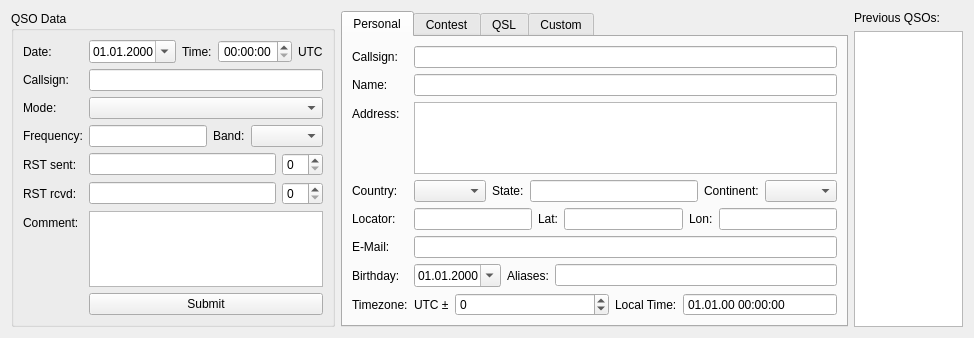
<?xml version="1.0" encoding="UTF-8"?>
<ui version="4.0">
 <class>Logbook::Internal::LogbookEntryWidget</class>
 <widget class="QWidget" name="Logbook::Internal::LogbookEntryWidget">
  <property name="geometry">
   <rect>
    <x>0</x>
    <y>0</y>
    <width>974</width>
    <height>324</height>
   </rect>
  </property>
  <property name="windowTitle">
   <string>Form</string>
  </property>
  <layout class="QHBoxLayout" name="horizontalLayout" stretch="2,3,1">
   <item>
    <widget class="QGroupBox" name="groupBox">
     <property name="title">
      <string>QSO Data</string>
     </property>
     <layout class="QFormLayout" name="formLayout">
      <item row="0" column="0">
       <widget class="QLabel" name="labelDatetime">
        <property name="text">
         <string>Date:</string>
        </property>
        <property name="buddy">
         <cstring>dateTimeEdit_QSO_UTC</cstring>
        </property>
       </widget>
      </item>
      <item row="0" column="1">
       <layout class="QHBoxLayout" name="horizontalLayout_5">
        <item>
         <widget class="QDateTimeEdit" name="dateTimeEdit_QSO_UTC_2">
          <property name="alignment">
           <set>Qt::AlignRight|Qt::AlignTrailing|Qt::AlignVCenter</set>
          </property>
          <property name="displayFormat">
           <string>dd.MM.yyyy</string>
          </property>
          <property name="calendarPopup">
           <bool>true</bool>
          </property>
          <property name="timeSpec">
           <enum>Qt::LocalTime</enum>
          </property>
         </widget>
        </item>
        <item>
         <widget class="QLabel" name="labelDatetime_2">
          <property name="sizePolicy">
           <sizepolicy hsizetype="Maximum" vsizetype="Preferred">
            <horstretch>0</horstretch>
            <verstretch>0</verstretch>
           </sizepolicy>
          </property>
          <property name="text">
           <string>Time:</string>
          </property>
          <property name="buddy">
           <cstring>dateTimeEdit_QSO_UTC</cstring>
          </property>
         </widget>
        </item>
        <item>
         <widget class="QDateTimeEdit" name="dateTimeEdit_QSO_UTC">
          <property name="alignment">
           <set>Qt::AlignRight|Qt::AlignTrailing|Qt::AlignVCenter</set>
          </property>
          <property name="displayFormat">
           <string>HH:mm:ss</string>
          </property>
          <property name="calendarPopup">
           <bool>true</bool>
          </property>
          <property name="timeSpec">
           <enum>Qt::LocalTime</enum>
          </property>
         </widget>
        </item>
        <item>
         <widget class="QLabel" name="label">
          <property name="sizePolicy">
           <sizepolicy hsizetype="Maximum" vsizetype="Preferred">
            <horstretch>0</horstretch>
            <verstretch>0</verstretch>
           </sizepolicy>
          </property>
          <property name="text">
           <string>UTC</string>
          </property>
         </widget>
        </item>
       </layout>
      </item>
      <item row="1" column="0">
       <widget class="QLabel" name="labelCallsign">
        <property name="text">
         <string>Callsign:</string>
        </property>
        <property name="buddy">
         <cstring>lineEdit_QSO_CallsignTo</cstring>
        </property>
       </widget>
      </item>
      <item row="1" column="1">
       <widget class="QLineEdit" name="lineEdit_QSO_CallsignTo"/>
      </item>
      <item row="2" column="0">
       <widget class="QLabel" name="labelMode">
        <property name="text">
         <string>Mode:</string>
        </property>
        <property name="buddy">
         <cstring>comboBox_QSO_Mode</cstring>
        </property>
       </widget>
      </item>
      <item row="2" column="1">
       <widget class="QComboBox" name="comboBox_QSO_Mode"/>
      </item>
      <item row="3" column="0">
       <widget class="QLabel" name="labelFrequency">
        <property name="text">
         <string>Frequency:</string>
        </property>
        <property name="buddy">
         <cstring>lineEdit_QSO_Frequency</cstring>
        </property>
       </widget>
      </item>
      <item row="3" column="1">
       <layout class="QHBoxLayout" name="horizontalLayout_2">
        <item>
         <widget class="QLineEdit" name="lineEdit_QSO_Frequency"/>
        </item>
        <item>
         <widget class="QLabel" name="labelBand">
          <property name="sizePolicy">
           <sizepolicy hsizetype="Maximum" vsizetype="Preferred">
            <horstretch>0</horstretch>
            <verstretch>0</verstretch>
           </sizepolicy>
          </property>
          <property name="text">
           <string>Band:</string>
          </property>
          <property name="buddy">
           <cstring>comboBox_QSO_Band</cstring>
          </property>
         </widget>
        </item>
        <item>
         <widget class="QComboBox" name="comboBox_QSO_Band"/>
        </item>
       </layout>
      </item>
      <item row="4" column="0">
       <widget class="QLabel" name="labelRstSend">
        <property name="text">
         <string>RST sent:</string>
        </property>
        <property name="buddy">
         <cstring>lineEdit_QSO_RstSent</cstring>
        </property>
       </widget>
      </item>
      <item row="4" column="1">
       <layout class="QHBoxLayout" name="horizontalLayout_3">
        <item>
         <widget class="QLineEdit" name="lineEdit_QSO_RstSent"/>
        </item>
        <item>
         <widget class="QSpinBox" name="spinBox_QSO_SentNumber"/>
        </item>
       </layout>
      </item>
      <item row="5" column="0">
       <widget class="QLabel" name="labelRstRcvd">
        <property name="text">
         <string>RST rcvd:</string>
        </property>
        <property name="buddy">
         <cstring>lineEdit_QSO_RstRcvd</cstring>
        </property>
       </widget>
      </item>
      <item row="5" column="1">
       <layout class="QHBoxLayout" name="horizontalLayout_4">
        <item>
         <widget class="QLineEdit" name="lineEdit_QSO_RstRcvd"/>
        </item>
        <item>
         <widget class="QSpinBox" name="spinBox_QSO_RcvdNumber">
          <property name="sizePolicy">
           <sizepolicy hsizetype="Minimum" vsizetype="Fixed">
            <horstretch>0</horstretch>
            <verstretch>0</verstretch>
           </sizepolicy>
          </property>
          <property name="minimumSize">
           <size>
            <width>0</width>
            <height>0</height>
           </size>
          </property>
         </widget>
        </item>
       </layout>
      </item>
      <item row="6" column="0">
       <widget class="QLabel" name="labelRstRcvd_2">
        <property name="text">
         <string>Comment:</string>
        </property>
        <property name="buddy">
         <cstring>lineEdit_QSO_RstRcvd</cstring>
        </property>
       </widget>
      </item>
      <item row="6" column="1">
       <widget class="QPlainTextEdit" name="plainTextEdit_QSO_Comment">
        <property name="sizePolicy">
         <sizepolicy hsizetype="Expanding" vsizetype="Expanding">
          <horstretch>0</horstretch>
          <verstretch>0</verstretch>
         </sizepolicy>
        </property>
        <property name="minimumSize">
         <size>
          <width>0</width>
          <height>0</height>
         </size>
        </property>
        <property name="inputMethodHints">
         <set>Qt::ImhMultiLine</set>
        </property>
        <property name="sizeAdjustPolicy">
         <enum>QAbstractScrollArea::AdjustIgnored</enum>
        </property>
       </widget>
      </item>
      <item row="7" column="1">
       <widget class="QPushButton" name="pushButtonSubmitLogbookForm">
        <property name="enabled">
         <bool>true</bool>
        </property>
        <property name="text">
         <string>Submit</string>
        </property>
       </widget>
      </item>
     </layout>
    </widget>
   </item>
   <item>
    <widget class="QTabWidget" name="tabWidget">
     <property name="currentIndex">
      <number>0</number>
     </property>
     <widget class="QWidget" name="tab">
      <attribute name="title">
       <string>Personal</string>
      </attribute>
      <layout class="QFormLayout" name="formLayout_2">
       <item row="0" column="0">
        <widget class="QLabel" name="labelName_18">
         <property name="text">
          <string>Callsign:</string>
         </property>
         <property name="buddy">
          <cstring>lineEdit_Personal_Name</cstring>
         </property>
        </widget>
       </item>
       <item row="0" column="1">
        <widget class="QLineEdit" name="lineEdit_Personal_Callsign">
         <property name="readOnly">
          <bool>true</bool>
         </property>
        </widget>
       </item>
       <item row="1" column="0">
        <widget class="QLabel" name="labelName">
         <property name="text">
          <string>Name:</string>
         </property>
         <property name="buddy">
          <cstring>lineEdit_Personal_Name</cstring>
         </property>
        </widget>
       </item>
       <item row="1" column="1">
        <widget class="QLineEdit" name="lineEdit_Personal_Name"/>
       </item>
       <item row="2" column="0">
        <widget class="QLabel" name="labelName_2">
         <property name="text">
          <string>Address:</string>
         </property>
         <property name="buddy">
          <cstring>lineEdit_Personal_Name</cstring>
         </property>
        </widget>
       </item>
       <item row="2" column="1">
        <widget class="QPlainTextEdit" name="plainTextEdit_Personal_Address">
         <property name="sizePolicy">
          <sizepolicy hsizetype="Expanding" vsizetype="Expanding">
           <horstretch>0</horstretch>
           <verstretch>0</verstretch>
          </sizepolicy>
         </property>
         <property name="sizeAdjustPolicy">
          <enum>QAbstractScrollArea::AdjustIgnored</enum>
         </property>
         <property name="lineWrapMode">
          <enum>QPlainTextEdit::NoWrap</enum>
         </property>
        </widget>
       </item>
       <item row="3" column="0">
        <widget class="QLabel" name="labelName_9">
         <property name="text">
          <string>Country:</string>
         </property>
         <property name="buddy">
          <cstring>lineEdit_Personal_Name</cstring>
         </property>
        </widget>
       </item>
       <item row="3" column="1">
        <layout class="QHBoxLayout" name="horizontalLayout_7">
         <item>
          <widget class="QComboBox" name="comboBox_Personal_Country"/>
         </item>
         <item>
          <widget class="QLabel" name="labelName_8">
           <property name="sizePolicy">
            <sizepolicy hsizetype="Maximum" vsizetype="Preferred">
             <horstretch>0</horstretch>
             <verstretch>0</verstretch>
            </sizepolicy>
           </property>
           <property name="text">
            <string>State:</string>
           </property>
           <property name="buddy">
            <cstring>lineEdit_Personal_Name</cstring>
           </property>
          </widget>
         </item>
         <item>
          <widget class="QLineEdit" name="lineEdit_Personal_State"/>
         </item>
         <item>
          <widget class="QLabel" name="labelName_13">
           <property name="sizePolicy">
            <sizepolicy hsizetype="Maximum" vsizetype="Preferred">
             <horstretch>0</horstretch>
             <verstretch>0</verstretch>
            </sizepolicy>
           </property>
           <property name="text">
            <string>Continent:</string>
           </property>
           <property name="buddy">
            <cstring>lineEdit_Personal_Name</cstring>
           </property>
          </widget>
         </item>
         <item>
          <widget class="QComboBox" name="comboBox_Personal_Continent"/>
         </item>
        </layout>
       </item>
       <item row="4" column="0">
        <widget class="QLabel" name="labelName_3">
         <property name="text">
          <string>Locator:</string>
         </property>
         <property name="buddy">
          <cstring>lineEdit_Personal_Name</cstring>
         </property>
        </widget>
       </item>
       <item row="4" column="1">
        <layout class="QHBoxLayout" name="horizontalLayout_8">
         <item>
          <widget class="QLineEdit" name="lineEdit_Personal_Locator"/>
         </item>
         <item>
          <widget class="QLabel" name="labelName_14">
           <property name="sizePolicy">
            <sizepolicy hsizetype="Maximum" vsizetype="Preferred">
             <horstretch>0</horstretch>
             <verstretch>0</verstretch>
            </sizepolicy>
           </property>
           <property name="text">
            <string>Lat:</string>
           </property>
           <property name="buddy">
            <cstring>lineEdit_Personal_Name</cstring>
           </property>
          </widget>
         </item>
         <item>
          <widget class="QLineEdit" name="lineEdit_Personal_Lat"/>
         </item>
         <item>
          <widget class="QLabel" name="labelName_5">
           <property name="sizePolicy">
            <sizepolicy hsizetype="Maximum" vsizetype="Preferred">
             <horstretch>0</horstretch>
             <verstretch>0</verstretch>
            </sizepolicy>
           </property>
           <property name="text">
            <string>Lon:</string>
           </property>
           <property name="buddy">
            <cstring>lineEdit_Personal_Name</cstring>
           </property>
          </widget>
         </item>
         <item>
          <widget class="QLineEdit" name="lineEdit_Personal_Lon"/>
         </item>
        </layout>
       </item>
       <item row="5" column="0">
        <widget class="QLabel" name="labelName_6">
         <property name="text">
          <string>E-Mail:</string>
         </property>
         <property name="buddy">
          <cstring>lineEdit_Personal_Name</cstring>
         </property>
        </widget>
       </item>
       <item row="5" column="1">
        <widget class="QLineEdit" name="lineEdit_Personal_EMail"/>
       </item>
       <item row="6" column="0">
        <widget class="QLabel" name="labelName_7">
         <property name="text">
          <string>Birthday:</string>
         </property>
         <property name="buddy">
          <cstring>lineEdit_Personal_Name</cstring>
         </property>
        </widget>
       </item>
       <item row="6" column="1">
        <layout class="QHBoxLayout" name="horizontalLayout_10">
         <item>
          <widget class="QDateTimeEdit" name="dateTimeEdit_Personal_Birthday">
           <property name="displayFormat">
            <string>dd.MM.yyyy</string>
           </property>
           <property name="calendarPopup">
            <bool>true</bool>
           </property>
          </widget>
         </item>
         <item>
          <widget class="QLabel" name="labelName_4">
           <property name="sizePolicy">
            <sizepolicy hsizetype="Maximum" vsizetype="Preferred">
             <horstretch>0</horstretch>
             <verstretch>0</verstretch>
            </sizepolicy>
           </property>
           <property name="text">
            <string>Aliases:</string>
           </property>
           <property name="buddy">
            <cstring>lineEdit_Personal_Name</cstring>
           </property>
          </widget>
         </item>
         <item>
          <widget class="QLineEdit" name="lineEdit_Personal_Aliases"/>
         </item>
        </layout>
       </item>
       <item row="7" column="0">
        <widget class="QLabel" name="labelName_16">
         <property name="text">
          <string>Timezone:</string>
         </property>
         <property name="buddy">
          <cstring>lineEdit_Personal_Name</cstring>
         </property>
        </widget>
       </item>
       <item row="7" column="1">
        <layout class="QHBoxLayout" name="horizontalLayout_9">
         <item>
          <widget class="QLabel" name="label_2">
           <property name="sizePolicy">
            <sizepolicy hsizetype="Maximum" vsizetype="Preferred">
             <horstretch>0</horstretch>
             <verstretch>0</verstretch>
            </sizepolicy>
           </property>
           <property name="text">
            <string>UTC ±</string>
           </property>
          </widget>
         </item>
         <item>
          <widget class="QSpinBox" name="spinBox_Personal_TimeZone">
           <property name="minimum">
            <number>-12</number>
           </property>
           <property name="maximum">
            <number>12</number>
           </property>
          </widget>
         </item>
         <item>
          <widget class="QLabel" name="labelName_17">
           <property name="sizePolicy">
            <sizepolicy hsizetype="Maximum" vsizetype="Preferred">
             <horstretch>0</horstretch>
             <verstretch>0</verstretch>
            </sizepolicy>
           </property>
           <property name="text">
            <string>Local Time:</string>
           </property>
           <property name="buddy">
            <cstring>lineEdit_Personal_Name</cstring>
           </property>
          </widget>
         </item>
         <item>
          <widget class="QDateTimeEdit" name="dateTimeEdit_Personal_LocalTime">
           <property name="readOnly">
            <bool>true</bool>
           </property>
           <property name="buttonSymbols">
            <enum>QAbstractSpinBox::NoButtons</enum>
           </property>
           <property name="displayFormat">
            <string>dd.MM.yy HH:mm:ss</string>
           </property>
          </widget>
         </item>
        </layout>
       </item>
      </layout>
     </widget>
     <widget class="QWidget" name="tab_2">
      <attribute name="title">
       <string>Contest</string>
      </attribute>
      <layout class="QFormLayout" name="formLayout_4">
       <item row="0" column="0">
        <widget class="QLabel" name="labelName_10">
         <property name="text">
          <string>CQ-Zone:</string>
         </property>
         <property name="buddy">
          <cstring>lineEdit_Personal_Name</cstring>
         </property>
        </widget>
       </item>
       <item row="0" column="1">
        <layout class="QHBoxLayout" name="horizontalLayout_6">
         <item>
          <widget class="QLineEdit" name="lineEdit_Contest_CQZone"/>
         </item>
         <item>
          <widget class="QLabel" name="labelName_11">
           <property name="sizePolicy">
            <sizepolicy hsizetype="Maximum" vsizetype="Preferred">
             <horstretch>0</horstretch>
             <verstretch>0</verstretch>
            </sizepolicy>
           </property>
           <property name="text">
            <string>ITU-Zone:</string>
           </property>
           <property name="buddy">
            <cstring>lineEdit_Personal_Name</cstring>
           </property>
          </widget>
         </item>
         <item>
          <widget class="QLineEdit" name="lineEdit_Contest_ITUZone"/>
         </item>
         <item>
          <widget class="QLabel" name="labelName_12">
           <property name="sizePolicy">
            <sizepolicy hsizetype="Maximum" vsizetype="Preferred">
             <horstretch>0</horstretch>
             <verstretch>0</verstretch>
            </sizepolicy>
           </property>
           <property name="text">
            <string>DXCC:</string>
           </property>
           <property name="buddy">
            <cstring>lineEdit_Personal_Name</cstring>
           </property>
          </widget>
         </item>
         <item>
          <widget class="QLineEdit" name="lineEdit_Contest_DXCC"/>
         </item>
        </layout>
       </item>
      </layout>
     </widget>
     <widget class="QWidget" name="tab_4">
      <attribute name="title">
       <string>QSL</string>
      </attribute>
      <layout class="QFormLayout" name="formLayout_3">
       <item row="0" column="0">
        <widget class="QLabel" name="labelName_15">
         <property name="text">
          <string>QSL via:</string>
         </property>
         <property name="buddy">
          <cstring>lineEdit_Personal_Name</cstring>
         </property>
        </widget>
       </item>
       <item row="0" column="1">
        <widget class="QLineEdit" name="lineEdit_QSL_QslVia"/>
       </item>
       <item row="1" column="0">
        <widget class="QLabel" name="label_4">
         <property name="text">
          <string>QSL sent:</string>
         </property>
        </widget>
       </item>
       <item row="1" column="1">
        <layout class="QHBoxLayout" name="horizontalLayout_11">
         <item>
          <widget class="QCheckBox" name="checkBox_QSL_sent">
           <property name="sizePolicy">
            <sizepolicy hsizetype="Maximum" vsizetype="Fixed">
             <horstretch>0</horstretch>
             <verstretch>0</verstretch>
            </sizepolicy>
           </property>
           <property name="text">
            <string/>
           </property>
          </widget>
         </item>
         <item>
          <widget class="QDateEdit" name="dateEdit_QSL_sent">
           <property name="calendarPopup">
            <bool>true</bool>
           </property>
          </widget>
         </item>
         <item>
          <widget class="QLabel" name="label_5">
           <property name="sizePolicy">
            <sizepolicy hsizetype="Maximum" vsizetype="Preferred">
             <horstretch>0</horstretch>
             <verstretch>0</verstretch>
            </sizepolicy>
           </property>
           <property name="text">
            <string>QSL rcvd:</string>
           </property>
          </widget>
         </item>
         <item>
          <widget class="QCheckBox" name="checkBox_QSL_rcvd">
           <property name="sizePolicy">
            <sizepolicy hsizetype="Maximum" vsizetype="Fixed">
             <horstretch>0</horstretch>
             <verstretch>0</verstretch>
            </sizepolicy>
           </property>
           <property name="text">
            <string/>
           </property>
          </widget>
         </item>
         <item>
          <widget class="QDateEdit" name="dateEdit_QSL_rcvd">
           <property name="calendarPopup">
            <bool>true</bool>
           </property>
          </widget>
         </item>
         <item>
          <widget class="QComboBox" name="comboBox_QSL_Method">
           <item>
            <property name="text">
             <string>Direct</string>
            </property>
           </item>
           <item>
            <property name="text">
             <string>Bureau</string>
            </property>
           </item>
           <item>
            <property name="text">
             <string>via QSL Manager</string>
            </property>
           </item>
           <item>
            <property name="text">
             <string>eQSL</string>
            </property>
           </item>
          </widget>
         </item>
        </layout>
       </item>
      </layout>
     </widget>
     <widget class="QWidget" name="tab_3">
      <attribute name="title">
       <string>Custom</string>
      </attribute>
     </widget>
    </widget>
   </item>
   <item>
    <layout class="QVBoxLayout" name="verticalLayout">
     <item>
      <widget class="QLabel" name="label_3">
       <property name="text">
        <string>Previous QSOs:</string>
       </property>
      </widget>
     </item>
     <item>
      <widget class="QTableView" name="tableView_PreviousQSOs"/>
     </item>
    </layout>
   </item>
  </layout>
 </widget>
 <resources/>
 <connections/>
</ui>
